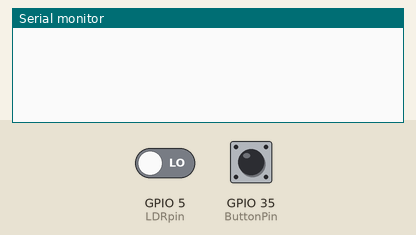
Recording of a sketch running on a simulated ESP32. On the bench: the last lines printed to the serial monitor. Inputs (shaded band) come from the test bench; at power-on: GPIO 35 (ButtonPin) LOW, GPIO 5 (LDRpin) LOW.

Above: at 1.2 s.
1.3 s: GPIO 35 (ButtonPin) pulled HIGH for 0.15 s
At 2.5 s:
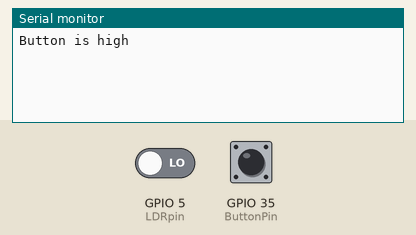
2.9 s: GPIO 5 (LDRpin) driven HIGH
At 3.8 s:
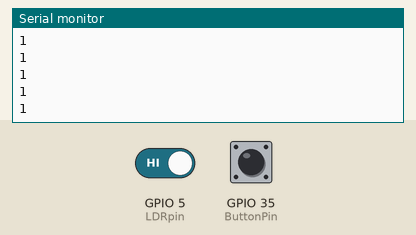
4.4 s: GPIO 5 (LDRpin) driven LOW
At 5.2 s:
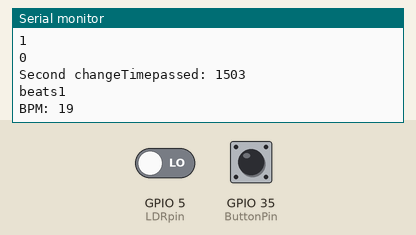

The sketch:

1_second_function.ino
```cpp
#define LDRpin 5    // pin where we connect LDR and resistor, this is a digital pin
#define ButtonPin 35 // Pin to which the button will be connected

int LDRValue = 0;   // result of reading the analog pin
int BPM = 0;        //This variable will keep track of the current BPM of the baby, which must be between 60 and 240
int previous_value = 0; //This we keep track of the value from the previous loop, to see the comparison
int buttonState = 0; //variable for reading the pushbutton status only for testing


void setup() {
  Serial.begin(9600); // sets serial port for communication, to read on your pc
  pinMode(ButtonPin, INPUT); //Set port the pin from the button to only input  values.
}

void loop() {

  buttonState = digitalRead(ButtonPin);

  //Check if the button is pressed, if it is the buttonstate is HIGH:
  if (buttonState == HIGH){
    Serial.print("Button is high");
    previous_value = digitalRead(LDRpin); //For the first time we run the loop we don't have a accurate value, so we need to set the previous value one time.
//    Serial.print("Previous value is: ");
//    Serial.println(previous_value);
    BPM = currentBPM(previous_value); //Call the function that will measure and calculate the current bpm
    Serial.print("BPM: ");
    Serial.println(BPM);              // Here the actual value gets printed
  }
  delay(100);
}

int currentBPM(int previous_value){
  int first_change = 0;
  int second_change = 0;

  int timestart = 0; //Variable to see time
  int timestop = 0; //Variable to see time
  int timepassed = 0; //To store the time the has passed between the two variable above
  int beats = 1;

  int measuring_value = 0;

//  Serial.print("Initialized");
  while(first_change == 0){    //While loop which stop if there is a bpm
    LDRValue = digitalRead(LDRpin);     // read the value from the LDR
//    Serial.print("first time looping");
    if(LDRValue != previous_value){
      timestart = millis();  //Takes the time the first change is noticed
      Serial.print("First change!");
      Serial.print("Previous: ");
      Serial.println(previous_value);
      first_change = 1;
    }
  }
  previous_value = LDRValue; // Set the previous vale to the current loop for next loop

  while(second_change == 0){
    LDRValue = digitalRead(LDRpin);
    Serial.println(LDRValue);
    if(LDRValue != previous_value){     // Checks of the hearbeat has changed from last time
      timestop = millis();   //Takes the time the second cange is noticed
      Serial.print("Second change");
      timepassed = timestop - timestart; //Calculate the time for one up or down time.

      Serial.print("Timepassed: ");
      Serial.println(timepassed);

      if(timepassed > 500){
        Serial.print("beats");
        Serial.println(beats);
        BPM = ((0.5 *60*beats)/(0.001*timepassed)); //Calculate the current bpm which is time two, because you got half a cycle, times 0.001 because the time is in millis and times 60 because it is beats per MINUTE
  //      Serial.print("BPM is: ");
  //      Serial.println(BPM);
        second_change = 1;
      }
      else{
        beats = beats+1;
        previous_value = LDRValue; // Set the previous vale to the current loop for next loop
        Serial.print("adding a beat");
      }
    }
    previous_value = LDRValue; // Set the previous vale to the current loop for next loop
  }
  return BPM; //return the current bpm to the function, currently not really necessary because it is a global variable
}
```

Measured:
- after the input at 1.3 s, the serial monitor: prints a new line at once (image 1)
- after the input at 2.9 s, the serial monitor: prints a new line at once (image 2)
- after the input at 4.4 s, the serial monitor: prints a new line at once (image 3)
